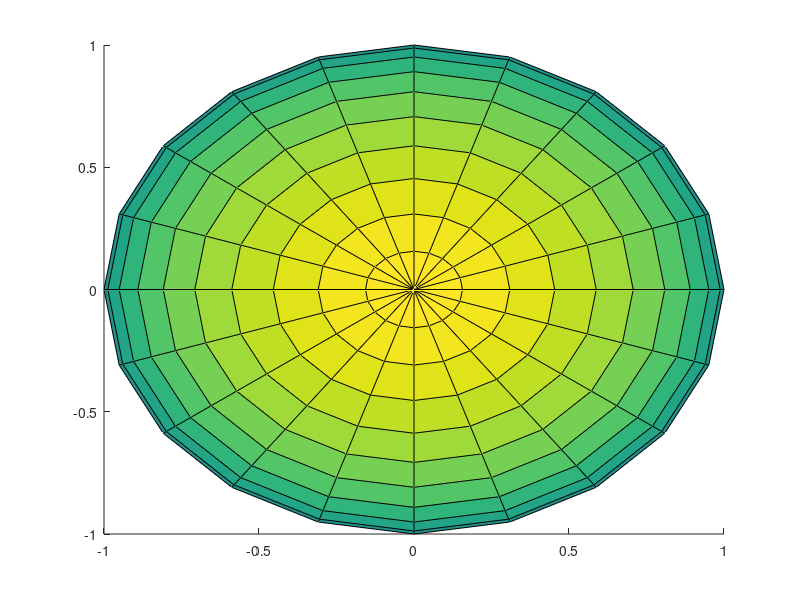

The MATLAB source for this figure:
function  [x,y,z] = ellipsd(smax,nrm,n)
% ELLIPSD  Plotting ellipsoid.
%	ELLIPSD(SA,NRM,N) plots ellipsoid with
%	semiaxes vector SA=[SAX SAY SAZ] and
%	axes orientation given in the matrix NRM.
%	N specifies dimension of coordinate matrices
%	X, Y, Z (all NxN matrices).
%	[x,y,z] = ELLIPSD(...) does not plot the surface
%	but instead returns coordinate matrices X, Y, Z.

%  Copyright (c) 1995 by Kirill K. Pankratov
%       kirill@plume.mit.edu
%       05/16/95

 % Handle input .....................
smax0 = [1 1 1];
if nargin==0, smax = [1 1 1]; end
if nargin < 3, n=20; end
if nargin < 2, nrm = eye(3); end
smax0(1:length(smax)) = smax(:)';


 % Calculate orientation ............
sz = size(nrm);
if all(sz==[3 3])
  R=nrm;
elseif all(sz==[3 1]) | all(sz==[1 3])
  R = z2rot(nrm);
elseif all(sz==[2 1]) | all(sz==[1 2])
  R = rotmat3([nrm 0],'euler');
end

 % Create a sphere ..................
[x,y,z] = sphere(n);
[mm,nn] = size(x);

 % Rotate coordinates ...............
C = [x(:)*smax(1) y(:)*smax(1) z(:)*smax(3)];
C = C*R;
clr = z;

 % Split coordinate matrix into x,y,z
x = C(:,1); y = C(:,2); z = C(:,3);
x = reshape(x,mm,nn);
y = reshape(y,mm,nn);
z = reshape(z,mm,nn);

 % Plotting .........................
if nargout<2,  x = surface(x,y,z,clr); end

